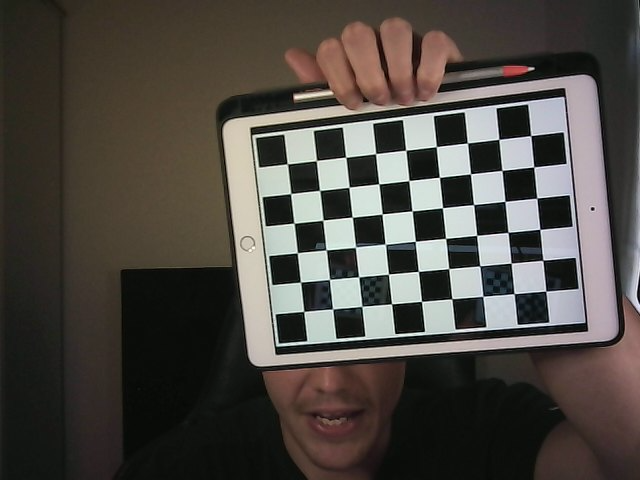
#> input picture images/stereoLeft/imageL0.png, 640 x 480 px; its folder holds only this picture in this run
$ python depthTo3d.py
#> lines starting #> are read from the running program, lines starting #| are printed output that depends on the picture; after the words box and inside, x2 and y2 are one past the last pixel; in counts of white or black regions, pixels touching at a corner belong together; long printed decimals are rounded
import numpy as np
import cv2 as cv
import glob
from matplotlib import pyplot as plt

################ FIND CHESSBOARD CORNERS - OBJECT POINTS AND IMAGE POINTS #############################

chessboardSize = (9, 6)
frameSize = (640, 480)


# termination criteria
criteria = (cv.TERM_CRITERIA_EPS + cv.TERM_CRITERIA_MAX_ITER, 30, 0.001)


# prepare object points, like (0,0,0), (1,0,0), (2,0,0) ....,(6,5,0)
objp = np.zeros((chessboardSize[0] * chessboardSize[1], 3), np.float32)
objp[:, :2] = np.mgrid[0:chessboardSize[0], 0:chessboardSize[1]].T.reshape(-1, 2)

objp = objp * 30
# print(objp)

# Arrays to store object points and image points from all the images.
objpoints = []  # 3d point in real world space
imgpointsL = []  # 2d points in image plane.
imgpointsR = []  # 2d points in image plane.


imagesLeft = sorted(glob.glob('images/stereoLeft/*.png'))
imagesRight = sorted(glob.glob('images/stereoRight/*.png'))

print(imagesLeft)
print(imagesRight)

for imgLeft, imgRight in zip(imagesLeft, imagesRight):

    imgL = cv.imread(imgLeft)
#> imgL is the input picture: shape (480, 640, 3); mean B, G, R 67.3, 72.9, 77.5
    imgR = cv.imread(imgRight)
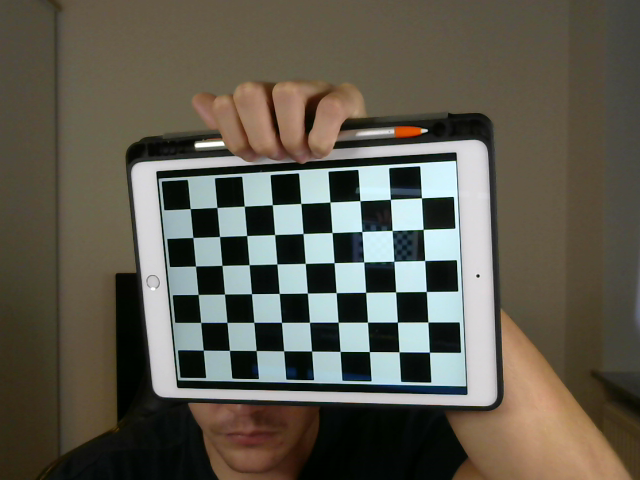
#> input picture images/stereoRight/imageR6.png, 640 x 480 px
#> imgR is the input picture: shape (480, 640, 3); mean B, G, R 78.4, 90.3, 94.1
    grayL = cv.cvtColor(imgL, cv.COLOR_BGR2GRAY)
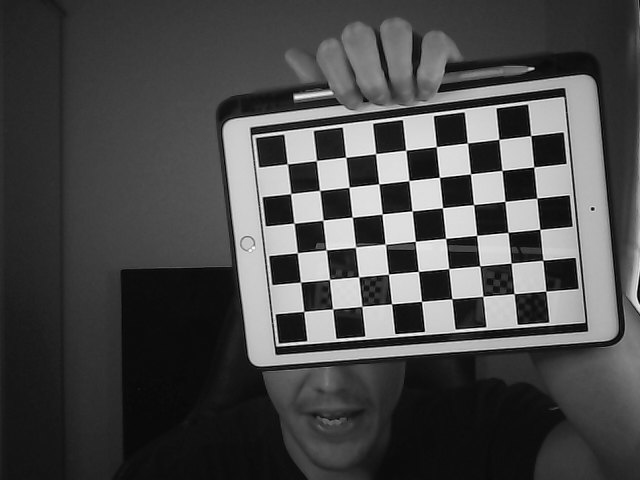
#> grayL: shape (480, 640); min 0, max 255, mean 73.6
    grayR = cv.cvtColor(imgR, cv.COLOR_BGR2GRAY)
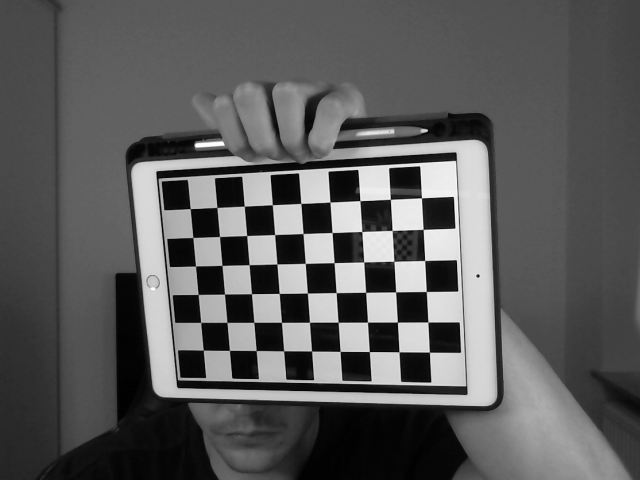
#> grayR: shape (480, 640); min 1, max 255, mean 90.1

    # Find the chess board corners
    retL, cornersL = cv.findChessboardCorners(grayL, chessboardSize, None)
#> retL = True; cornersL = 54 rows, first 8: [287.1, 163.7], [316.3, 160.6], [345.7, 157.2], [375.6, 153.6], [405.8, 150.3], [436.3, 146.6], [467.5, 143], [498.8, 139.3]
    retR, cornersR = cv.findChessboardCorners(grayR, chessboardSize, None)
#> retR = True; cornersR = 54 rows, first 8: [190.3, 208.6], [216.9, 207.5], [244.3, 206.2], [272.3, 204.7], [300.7, 203.5], [329.9, 202.1], [359.8, 200.6], [390.4, 199.4]

    # If found, add object points, image points (after refining them)
    if retL and retR == True:

        objpoints.append(objp)

        cornersL = cv.cornerSubPix(grayL, cornersL, (11, 11), (-1, -1), criteria)
#> cornersL = 54 rows, first 8: [287.4, 163.8], [316.4, 160.6], [345.7, 157.2], [375.6, 153.6], [405.7, 150.2], [436.3, 146.6], [467.4, 143], [498.8, 139.4]
        imgpointsL.append(cornersL)

        cornersR = cv.cornerSubPix(grayR, cornersR, (11, 11), (-1, -1), criteria)
#> cornersR = 54 rows, first 8: [190.2, 208.6], [216.9, 207.5], [244.3, 206.2], [272.4, 204.7], [300.8, 203.4], [329.9, 202.1], [360, 200.6], [390.4, 199.2]
        imgpointsR.append(cornersR)

        # Draw and display the corners
        cv.drawChessboardCorners(imgL, chessboardSize, cornersL, retL)
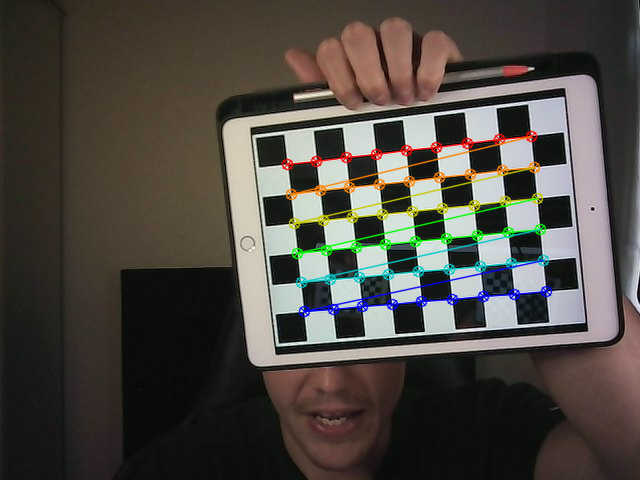
#> imgL: shape (480, 640, 3); 3.91% of pixels changed, all inside (x1, y1, x2, y2) = (281, 130, 553, 318)
        cv.imshow('img left', imgL)
        cv.drawChessboardCorners(imgR, chessboardSize, cornersR, retR)
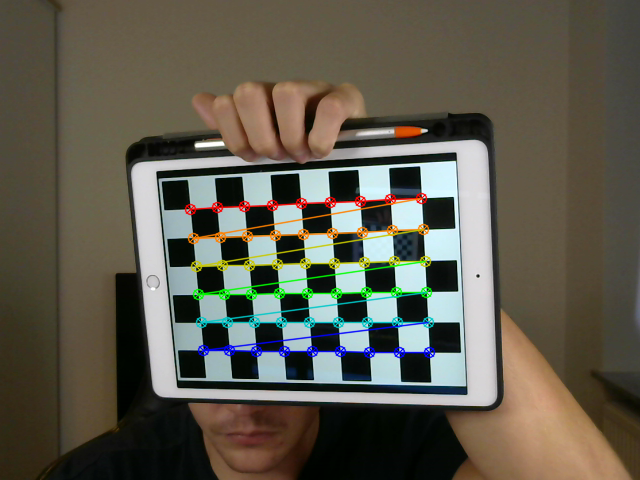
#> imgR: shape (480, 640, 3); 3.77% of pixels changed, all inside (x1, y1, x2, y2) = (184, 192, 436, 359)
        cv.imshow('img right', imgR)
        cv.waitKey()

# cv.destroyAllWindows()


############## CALIBRATION #######################################################

retL, cameraMatrixL, distL, rvecsL, tvecsL = cv.calibrateCamera(objpoints, imgpointsL, frameSize, None, None)
#> retL = 0.105; cameraMatrixL = [[1009.3, 0, 279.8], [0, 1016, 244.2], [0, 0, 1]]; distL = [[-0.193, 4.73, 0.00162, 0.00206, -33.99]]; rvecsL = ([0.0768, 0.215, -0.105],); tvecsL = ([7.57, -80.71, 1019.6],)
heightL, widthL, channelsL = imgL.shape
#> heightL = 480; widthL = 640; channelsL = 3
newCameraMatrixL, roi_L = cv.getOptimalNewCameraMatrix(cameraMatrixL, distL, (widthL, heightL), 1, (widthL, heightL))
#> newCameraMatrixL = [[928.2, 0, 266.6], [0, 985.8, 245.4], [0, 0, 1]]; roi_L = (8, 8, 589, 465)

retR, cameraMatrixR, distR, rvecsR, tvecsR = cv.calibrateCamera(objpoints, imgpointsR, frameSize, None, None)
#> retR = 0.0876; cameraMatrixR = [[700.9, 0, 317.2], [0, 709.9, 225.6], [0, 0, 1]]; distR = [[0.16, -7.37, 0.00291, -0.00457, 77.57]]; rvecsR = ([0.133, 0.263, -0.0545],); tvecsR = ([-132, -17.51, 730.2],)
heightR, widthR, channelsR = imgR.shape
#> heightR = 480; widthR = 640; channelsR = 3
newCameraMatrixR, roi_R = cv.getOptimalNewCameraMatrix(cameraMatrixR, distR, (widthR, heightR), 1, (widthR, heightR))
#> newCameraMatrixR = [[921.9, 0, 322.7], [0, 731.7, 229.1], [0, 0, 1]]; roi_R = (188, 142, 267, 168)

print(cameraMatrixL)
#| [[1.00932572e+03 0.00000000e+00 2.79820795e+02]
#|  [0.00000000e+00 1.01598790e+03 2.44234099e+02]
#|  [0.00000000e+00 0.00000000e+00 1.00000000e+00]]
print(newCameraMatrixL)
#| [[928.197   0.         266.551]
#|  [  0.         985.785 245.441]
#|  [  0.           0.           1.        ]]


########## Stereo Vision Calibration #############################################

flags = 0
flags |= cv.CALIB_FIX_INTRINSIC
# Here we fix the intrinsic camara matrixes so that only Rot, Trns, Emat and Fmat are calculated.
# Hence intrinsic parameters are the same

criteria_stereo = (cv.TERM_CRITERIA_EPS + cv.TERM_CRITERIA_MAX_ITER, 30, 0.001)

# This step is performed to transformation between the two cameras and calculate Essential and Fundamenatl matrix
retStereo, newCameraMatrixL, distL, newCameraMatrixR, distR, rot, trans, essentialMatrix, fundamentalMatrix = cv.stereoCalibrate(
    objpoints, imgpointsL, imgpointsR, newCameraMatrixL, distL, newCameraMatrixR, distR, grayL.shape[::-1], criteria_stereo, flags)
#> retStereo = 2.3; rot = [[0.886, -0.198, 0.419], [0.0885, 0.96, 0.266], [-0.455, -0.199, 0.868]]; trans = [-537.8, -192.6, 18.01]; essentialMatrix = [[86.07, 21.03, -172], [-228.8, -110.6, 474.3], [123, -554.3, -62.55]]; fundamentalMatrix = [[-1.5e-06, -3.46e-07, 0.00327], [5.04e-06, 2.29e-06, -0.0116], [-0.00265, 0.00799, 1]]


# Reprojection Error
mean_error = 0

for i in range(len(objpoints)):
    imgpoints2, _ = cv.projectPoints(objpoints[i], rvecsL[i], tvecsL[i], newCameraMatrixL, distL)
    error = cv.norm(imgpointsL[i], imgpoints2, cv.NORM_L2)/len(imgpoints2)
    mean_error += error
#> this loop made 1 pass
#> (error, mean_error) on pass 1: (3.41, 3.41)
#> after the loop, mean_error = 3.41

print("total error: {}".format(mean_error/len(objpoints)))
#| total error: 3.410


########## Stereo Rectification #################################################

rectifyScale = 1
rectL, rectR, projMatrixL, projMatrixR, Q, roi_L, roi_R = cv.stereoRectify(
    newCameraMatrixL, distL, newCameraMatrixR, distR, grayL.shape[::-1], rot, trans, rectifyScale, (0, 0))
#> rectL = [[0.878, 0.143, 0.457], [-0.181, 0.983, 0.0405], [-0.443, -0.118, 0.889]]; rectR = [[0.941, 0.337, -0.0315], [-0.338, 0.938, -0.0778], [0.00335, 0.0838, 0.996]]; projMatrixL = [[858.7, 0, 48.51, 0], [0, 858.7, 265.9, 0], [0, 0, 1, 0]]; projMatrixR = [[858.7, 0, 48.51, -490797], [0, 858.7, 265.9, 0], [0, 0, 1, 0]]; Q = [[1, 0, 0, -48.51], [0, 1, 0, -265.9], [0, 0, 0, 858.7], [0, 0, 0.00175, 0]]; roi_L = (248, 134, 392, 346); roi_R = (0, 90, 159, 220)

stereoMapL = cv.initUndistortRectifyMap(newCameraMatrixL, distL, rectL, projMatrixL, grayL.shape[::-1], cv.CV_16SC2)
stereoMapR = cv.initUndistortRectifyMap(newCameraMatrixR, distR, rectR, projMatrixR, grayR.shape[::-1], cv.CV_16SC2)

print("Saving parameters!")
cv_file = cv.FileStorage('stereoMap.xml', cv.FILE_STORAGE_WRITE)

cv_file.write('stereoMapL_x', stereoMapL[0])
cv_file.write('stereoMapL_y', stereoMapL[1])
cv_file.write('stereoMapR_x', stereoMapR[0])
cv_file.write('stereoMapR_y', stereoMapR[1])

cv_file.release()


# Camera parameters to undistort and rectify images
#> (the run stopped early here; a loop or call above may not have finished)
